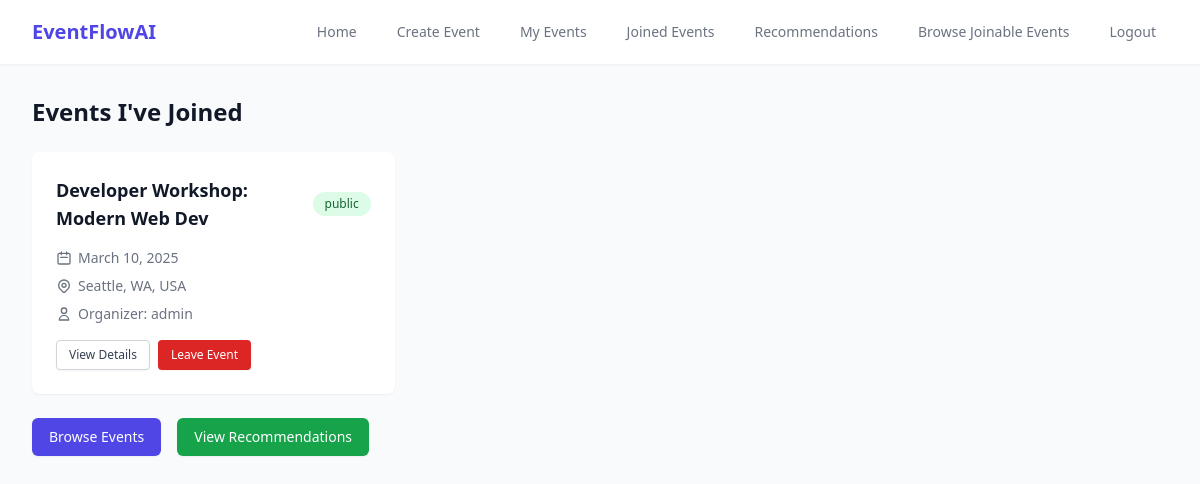
Page /joined_events (signed in) on the committed database.
### app.py (models this page shows, shortened)
class Event(db.Model):
    id = db.Column(db.Integer, primary_key=True)
    title = db.Column(db.String(100), nullable=False)
    description = db.Column(db.Text, nullable=True)
    location = db.Column(db.String(100), nullable=False)  # Added location field
    date = db.Column(db.DateTime, nullable=False)
    privacy = db.Column(db.String(20), nullable=False)
    organizer_id = db.Column(db.Integer, db.ForeignKey('user.id'), nullable=False)
    event_popularity = db.Column(db.Float, default=0.5)
    attendees = db.relationship('EventAttendee', backref='event', lazy=True)

class User(UserMixin, db.Model):
    id = db.Column(db.Integer, primary_key=True)
    username = db.Column(db.String(80), unique=True, nullable=False)
    email = db.Column(db.String(120), unique=True, nullable=False)
    password_hash = db.Column(db.String(128))
    events = db.relationship('Event', backref='organizer', lazy=True)
    birthyear = db.Column(db.Integer)
    gender = db.Column(db.String(10))
    locale = db.Column(db.String(10))
    location = db.Column(db.String(100))
    timezone = db.Column(db.Integer)
    joinedAt = db.Column(db.DateTime, default=datetime.utcnow)
    interests = db.relationship('UserInterests', backref='user', lazy=True)
    joined_events = db.relationship('EventAttendee', backref='user', lazy=True)

### app.py (the view)
@app.route('/joined_events')
@login_required
def joined_events():
    joined_events = Event.query.join(EventAttendee).filter(
        EventAttendee.user_id == current_user.id
    ).all()
    return render_template('joined_events.html', events=joined_events)

### app.py (called while the page is built)
@login_manager.user_loader
def load_user(user_id):
    return db.session.get(User, int(user_id))

### templates/joined_events.html (shortened to what this page needs)
{% extends 'base.html' %}
{% block content %}
<div class="max-w-7xl mx-auto">
  <div class="flex justify-between items-center mb-6">
    <h1 class="text-2xl font-bold text-gray-900">Events I've Joined</h1>
  </div>
  {% if events %}
    <div class="grid grid-cols-1 md:grid-cols-2 lg:grid-cols-3 gap-6">
      {% for event in events %}
        <div class="bg-white rounded-lg shadow-sm hover:shadow-md transition-shadow duration-200">
          <div class="p-6">
            <div class="flex items-center justify-between mb-4">
              <h3 class="text-lg font-semibold text-gray-900">{{ event.title }}</h3>
              <span class="px-3 py-1 text-xs font-medium rounded-full
                  {% if event.privacy == 'public' %}
                      bg-green-100 text-green-800
                  {% else %}
                      bg-yellow-100 text-yellow-800
                  {% endif %}">
                  {{ event.privacy }}
              </span>
            </div>
            <div class="grid grid-cols-1 gap-2 text-sm text-gray-500 mb-4">
              <div class="flex items-center">
                <svg class="mr-1.5 h-4 w-4" fill="none" stroke="currentColor" viewBox="0 0 24 24">
                  <path stroke-linecap="round" stroke-linejoin="round" stroke-width="2"
                      d="M8 7V3m8 4V3m-9 8h10M5 21h14a2 2 0 002-2V7a2 2 0 00-2-2H5a2 2 0 00-2 2v12a2 2 0 002 2z"/>
                </svg>
                {{ event.date.strftime('%B %d, %Y') }}
              </div>
              <div class="flex items-center">
                {{ event.location }}
              </div>
              <div class="flex items-center">
                <svg class="mr-1.5 h-4 w-4" fill="none" stroke="currentColor" viewBox="0 0 24 24">
                  <path stroke-linecap="round" stroke-linejoin="round" stroke-width="2"
                      d="M16 7a4 4 0 11-8 0 4 4 0 018 0zM12 14a7 7 0 00-7 7h14a7 7 0 00-7-7z"/>
                </svg>
                Organizer: {{ event.organizer.username }}
              </div>
            </div>
            <div class="flex space-x-2 mt-4">
              <a href="{{ url_for('event_details', event_id=event.id) }}"
                 class="inline-flex items-center px-3 py-1.5 border border-gray-300 shadow-sm text-xs font-medium rounded text-gray-700 bg-white hover:bg-gray-50 focus:outline-none focus:ring-2 focus:ring-offset-2 focus:ring-indigo-500">
                  View Details
              </a>
              <form action="{{ url_for('leave_event', event_id=event.id) }}" method="POST" class="inline">
                <button type="submit"
                        class="inline-flex items-center px-3 py-1.5 border border-transparent shadow-sm text-xs font-medium rounded text-white bg-red-600 hover:bg-red-700 focus:outline-none focus:ring-2 focus:ring-offset-2 focus:ring-red-500">
                  Leave Event
                </button>
              </form>
            </div>
          </div>
        </div>
      {% endfor %}
    </div>
  {% endif %}
  <div class="mt-6 flex space-x-4">
    <a href="{{ url_for('home') }}"
       class="inline-flex items-center px-4 py-2 border border-transparent rounded-md shadow-sm text-sm font-medium text-white bg-indigo-600 hover:bg-indigo-700 focus:outline-none focus:ring-2 focus:ring-offset-2 focus:ring-indigo-500">
      Browse Events
    </a>
    <a href="{{ url_for('recommendations') }}"
       class="inline-flex items-center px-4 py-2 border border-transparent rounded-md shadow-sm text-sm font-medium text-white bg-green-600 hover:bg-green-700 focus:outline-none focus:ring-2 focus:ring-offset-2 focus:ring-green-500">
      View Recommendations
    </a>
  </div>
</div>
{% endblock %}

### rows in the picture
Event: title "Developer Workshop: Modern Web Dev", privacy "public", date "March 10, 2025", location "Seattle, WA, USA", organizer.username "admin"
